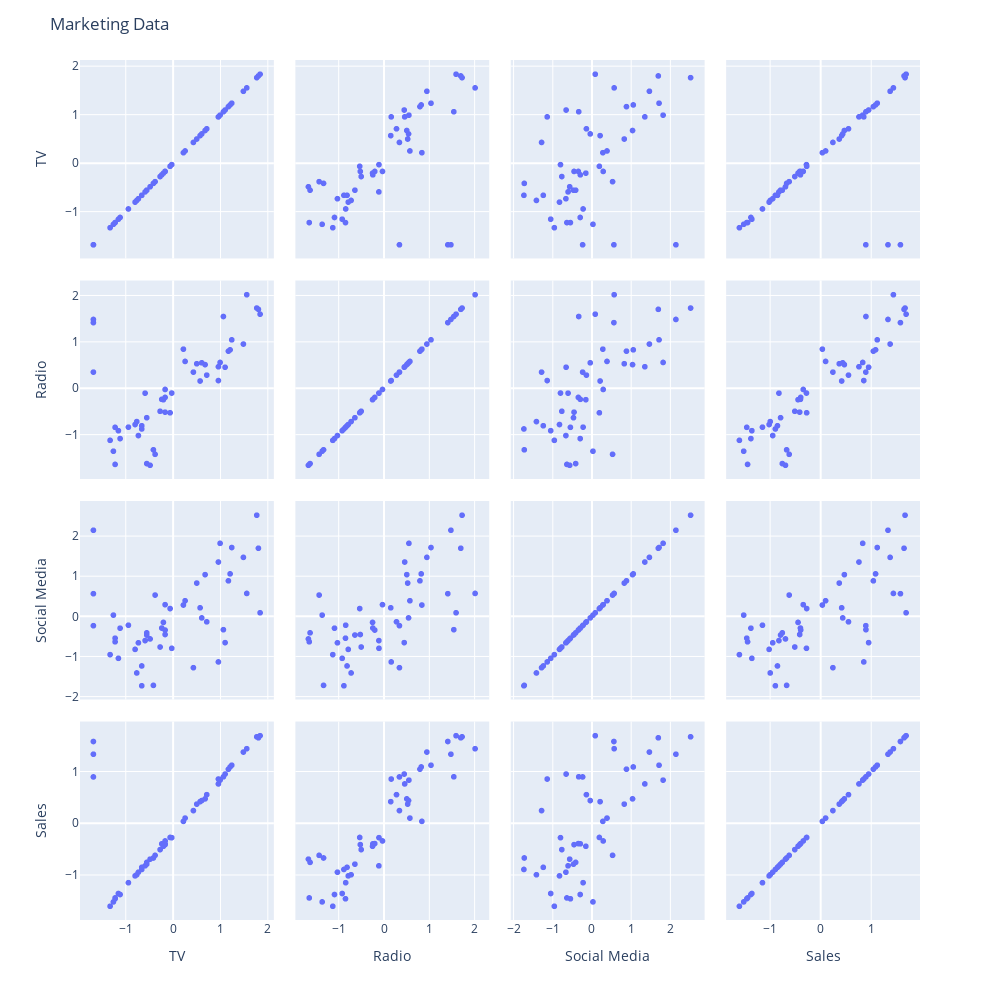

Notebook code cell kept with this figure:
### Code cell
samples = data.head(50).copy(deep=True)

scaler.standardize(samples)

fig = px.scatter_matrix(samples, dimensions=["TV", "Radio", "Social Media", "Sales"])

fig.update_layout(
    title='Marketing Data',
    dragmode='select',
    width=1000,
    height=1000,
    hovermode='closest',
)

fig.show()
